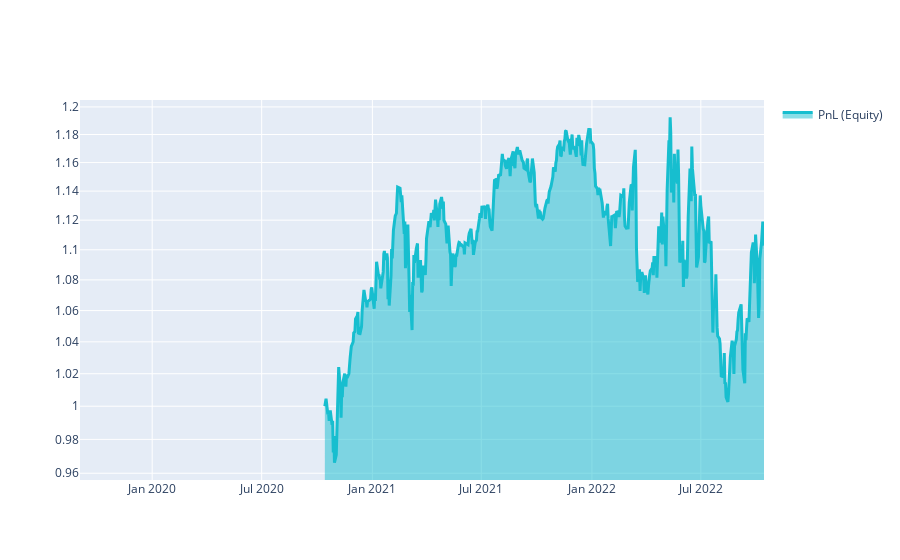

The notebook cell this image was saved under:
### Markdown cell above
# Q18 Quick Start

This template shows you the basic steps for taking part to the **Q18 NASDAQ-100 Stock Long-Short contest**.

### Code cell
import xarray as xr

import qnt.ta as qnta
import qnt.data as qndata
import qnt.output as qnout
import qnt.stats as qns

data = qndata.stocks.load_ndx_data(min_date="2019-09-01")

close     = data.sel(field="close")
is_liquid = data.sel(field="is_liquid")
sma_slow  = qnta.sma(close, 240)
sma_fast  = qnta.sma(close, 6)
weights   = xr.where(sma_slow < sma_fast, 1, -1)
weights   = weights * is_liquid

weights = qnout.clean(weights, data, "stocks_nasdaq100")

# calc stats
stats = qns.calc_stat(data, weights.sel(time=slice("2020-10-14", None)))
display(stats.to_pandas().tail())

# graph
performance = stats.to_pandas()["equity"]
import qnt.graph as qngraph

qngraph.make_plot_filled(performance.index, performance, name="PnL (Equity)", type="log")

### Figure 1 — Plotly figure (JSON) as saved in the notebook; plotly's stock layout.template omitted (floating-point values rounded to 4 significant figures; data arrays with more than 128 entries replaced by an {"elided": "..."} marker saying what was removed)
{"data": [{"fill": "tonexty", "line": {"color": "#17BECF", "width": 3}, "name": "PnL (Equity)", "type": "scatter", "x": {"elided": "787 str values"}, "y": {"elided": "787 float values"}}], "layout": {"autosize": true, "showlegend": true, "xaxis": {"autorange": true, "range": ["2019-09-03", "2022-10-14"], "type": "date"}, "yaxis": {"range": [-0.01951, 0.08101], "type": "log"}}}
